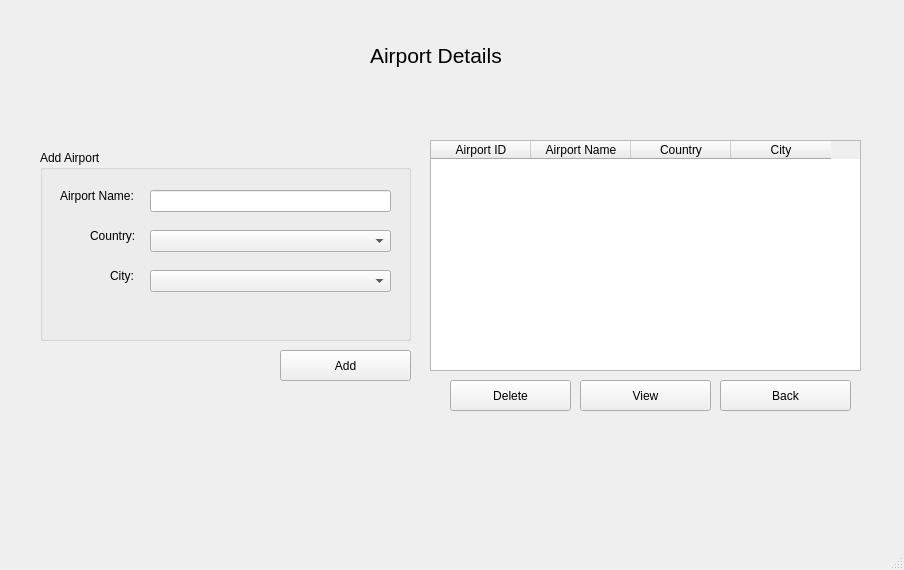
<?xml version="1.0" encoding="UTF-8"?>
<ui version="4.0">
 <class>MainWindow</class>
 <widget class="QMainWindow" name="MainWindow">
  <property name="geometry">
   <rect>
    <x>0</x>
    <y>0</y>
    <width>904</width>
    <height>570</height>
   </rect>
  </property>
  <property name="windowTitle">
   <string>Airports</string>
  </property>
  <widget class="QWidget" name="centralwidget">
   <widget class="QPushButton" name="Delete">
    <property name="geometry">
     <rect>
      <x>450</x>
      <y>380</y>
      <width>121</width>
      <height>31</height>
     </rect>
    </property>
    <property name="font">
     <font>
      <pointsize>9</pointsize>
     </font>
    </property>
    <property name="text">
     <string>Delete</string>
    </property>
   </widget>
   <widget class="QPushButton" name="Add">
    <property name="geometry">
     <rect>
      <x>280</x>
      <y>350</y>
      <width>131</width>
      <height>31</height>
     </rect>
    </property>
    <property name="font">
     <font>
      <pointsize>9</pointsize>
     </font>
    </property>
    <property name="text">
     <string>Add</string>
    </property>
   </widget>
   <widget class="QPushButton" name="airportBack">
    <property name="geometry">
     <rect>
      <x>720</x>
      <y>380</y>
      <width>131</width>
      <height>31</height>
     </rect>
    </property>
    <property name="font">
     <font>
      <pointsize>9</pointsize>
     </font>
    </property>
    <property name="text">
     <string>Back</string>
    </property>
   </widget>
   <widget class="QLabel" name="label_8">
    <property name="geometry">
     <rect>
      <x>370</x>
      <y>30</y>
      <width>141</width>
      <height>51</height>
     </rect>
    </property>
    <property name="font">
     <font>
      <pointsize>16</pointsize>
     </font>
    </property>
    <property name="text">
     <string>Airport Details</string>
    </property>
   </widget>
   <widget class="QTableWidget" name="AirportTable">
    <property name="geometry">
     <rect>
      <x>430</x>
      <y>140</y>
      <width>431</width>
      <height>231</height>
     </rect>
    </property>
    <column>
     <property name="text">
      <string>Airport ID</string>
     </property>
    </column>
    <column>
     <property name="text">
      <string>Airport Name</string>
     </property>
    </column>
    <column>
     <property name="text">
      <string>Country</string>
     </property>
    </column>
    <column>
     <property name="text">
      <string>City</string>
     </property>
    </column>
   </widget>
   <widget class="QPushButton" name="airportView">
    <property name="geometry">
     <rect>
      <x>580</x>
      <y>380</y>
      <width>131</width>
      <height>31</height>
     </rect>
    </property>
    <property name="font">
     <font>
      <pointsize>9</pointsize>
     </font>
    </property>
    <property name="text">
     <string>View</string>
    </property>
   </widget>
   <widget class="QGroupBox" name="groupBox">
    <property name="geometry">
     <rect>
      <x>40</x>
      <y>150</y>
      <width>371</width>
      <height>191</height>
     </rect>
    </property>
    <property name="title">
     <string>Add Airport</string>
    </property>
    <widget class="QComboBox" name="CountryCB">
     <property name="geometry">
      <rect>
       <x>110</x>
       <y>80</y>
       <width>241</width>
       <height>22</height>
      </rect>
     </property>
     <property name="font">
      <font>
       <pointsize>9</pointsize>
      </font>
     </property>
    </widget>
    <widget class="QComboBox" name="CityCB">
     <property name="geometry">
      <rect>
       <x>110</x>
       <y>120</y>
       <width>241</width>
       <height>22</height>
      </rect>
     </property>
     <property name="font">
      <font>
       <pointsize>9</pointsize>
      </font>
     </property>
    </widget>
    <widget class="QLabel" name="label_2">
     <property name="geometry">
      <rect>
       <x>20</x>
       <y>30</y>
       <width>81</width>
       <height>31</height>
      </rect>
     </property>
     <property name="font">
      <font>
       <pointsize>9</pointsize>
      </font>
     </property>
     <property name="text">
      <string>Airport Name:</string>
     </property>
    </widget>
    <widget class="QLabel" name="label_5">
     <property name="geometry">
      <rect>
       <x>70</x>
       <y>110</y>
       <width>31</width>
       <height>31</height>
      </rect>
     </property>
     <property name="font">
      <font>
       <pointsize>9</pointsize>
      </font>
     </property>
     <property name="text">
      <string>City:</string>
     </property>
    </widget>
    <widget class="QLineEdit" name="AirportName">
     <property name="geometry">
      <rect>
       <x>110</x>
       <y>40</y>
       <width>241</width>
       <height>22</height>
      </rect>
     </property>
     <property name="font">
      <font>
       <pointsize>9</pointsize>
      </font>
     </property>
    </widget>
    <widget class="QLabel" name="label_3">
     <property name="geometry">
      <rect>
       <x>50</x>
       <y>70</y>
       <width>51</width>
       <height>31</height>
      </rect>
     </property>
     <property name="font">
      <font>
       <pointsize>9</pointsize>
      </font>
     </property>
     <property name="text">
      <string>Country:</string>
     </property>
    </widget>
   </widget>
  </widget>
  <widget class="QMenuBar" name="menubar">
   <property name="geometry">
    <rect>
     <x>0</x>
     <y>0</y>
     <width>904</width>
     <height>21</height>
    </rect>
   </property>
  </widget>
  <widget class="QStatusBar" name="statusbar"/>
 </widget>
 <resources/>
 <connections/>
</ui>
